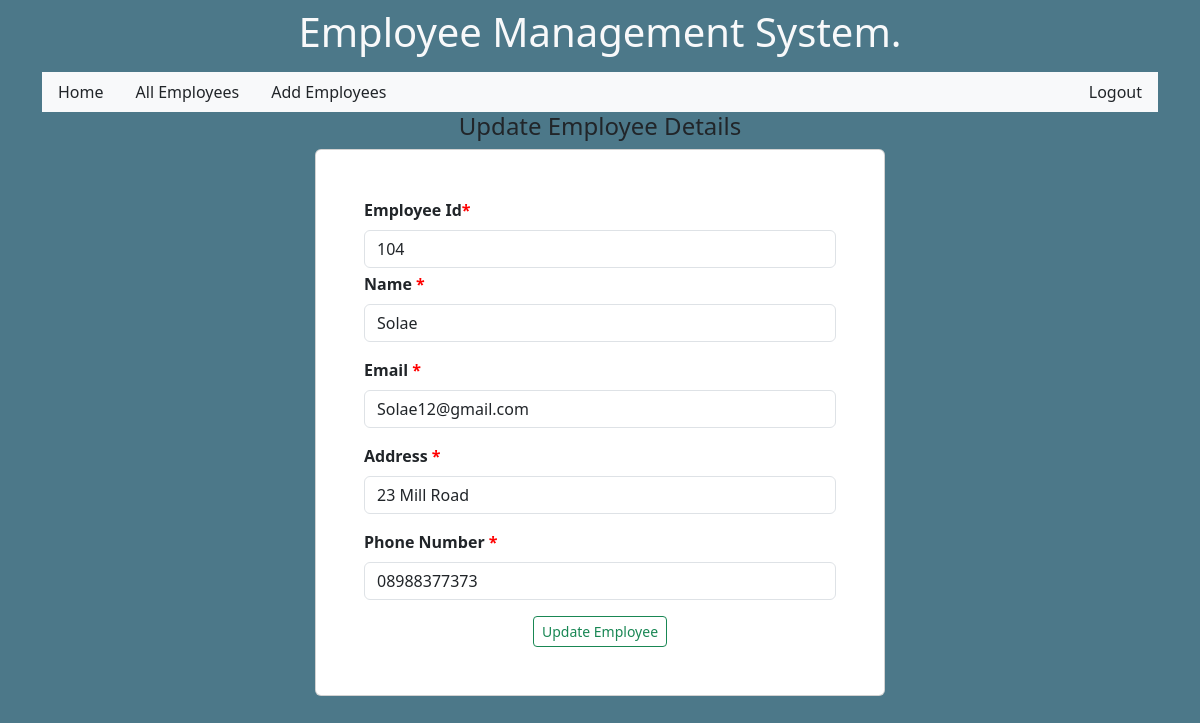
Page /updateemployee/5/ on the committed database.
### emp/models.py (models this page shows)
class Employee(models.Model):
    employeeid = models.CharField(max_length = 100)
    name = models.CharField(max_length =50)
    email = models.CharField(max_length =50)
    address = models.CharField(max_length =50)
    phone = models.CharField(max_length =50, default ="")

### emp/views.py (the view)
# urls.py: path("updateemployee/<int:empid>/", views.updateemployee, name = "updateemployee"),
def updateemployee(request, empid):
    e = Employee.objects.get(pk = empid)
    return render(request, "emp/updateemployee.html", {"singleemp": e})

### emp/templates/emp/updateemployee.html (shortened to what this page needs)
{% extends "emp/base.html" %}
{% block content %}
<h4 class="text-center">Update Employee Details</h4>
<div class = " row ">
    <div class="col-lg-3 col-sm-6"></div>
    <div class="col-lg-6 col-sm-6 card p-5 fw-semibold">
    <form action ="/doupdateemployee/{{singleemp.id}}/" method = "POST">
        <div class="mb-1">
          <label for="exampleInputEmail1" class="form-label">Employee Id<span style="color: red">*</span></label>
          <input type="text" class="form-control" id="exampleInput" placeholder ="Enter Id"
          name ="employeeid" value ="{{singleemp.employeeid}}" readonly>
        </div>
        <div class="mb-3">
          <label for="exampleInputPassword1" class="form-label">Name <span style="color: red">*</span></label>
          <input type="text" class="form-control" id="exampleInput2" required = required
          name ="name" value ="{{singleemp.name}}">
        </div>
        <div class="mb-3">
            <label for="exampleInputPassword1" class="form-label">Email <span style="color: red">*</span></label>
            <input type="email" class="form-control" id="exampleInput2"  required = required
            name ="email"  value ="{{singleemp.email}}" >
          </div>
          <div class="mb-3">
            <label for="exampleInputPassword1" class="form-label">Address <span style="color: red">*</span></label>
            <input type="text" class="form-control" id="exampleInput2"  name ="address" required = required
            value ="{{singleemp.address}}">
          </div>
          <div class="mb-3">
            <label for="exampleInputPassword1" class="form-label">Phone Number <span style="color: red">*</span></label>
            <input type="text" class="form-control" id="exampleInput2"  name="phone" required = required  value ="{{singleemp.phone}}">
          </div>
    <div class ="container text-center mt-2">
        <button type="submit" class="btn  btn-sm btn-outline-success ">Update Employee</button>
        </div>
      </form>
    </div>
      <div class="col-lg-3 col-sm-6"></div>
</div>
{% endblock content %}

### rows in the picture
Employee: employeeid "104", name "Solae", email "Solae12@gmail.com", address "23 Mill Road", phone "08988377373"
